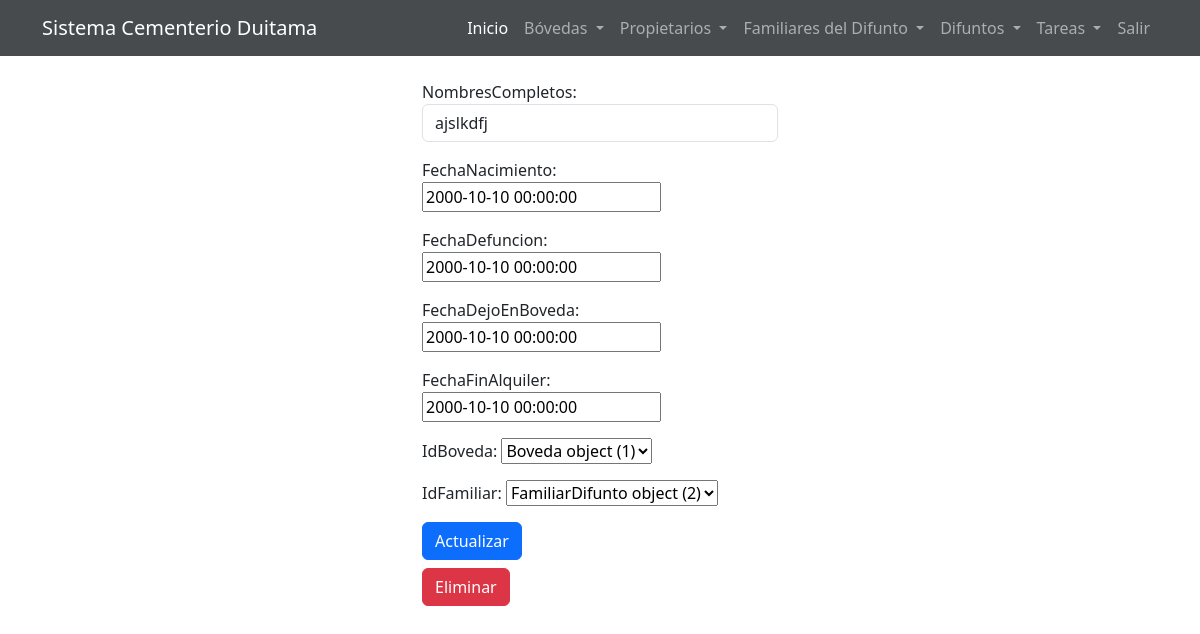
/difuntos/1/ (signed in), run on an earlier commit of the app's database.
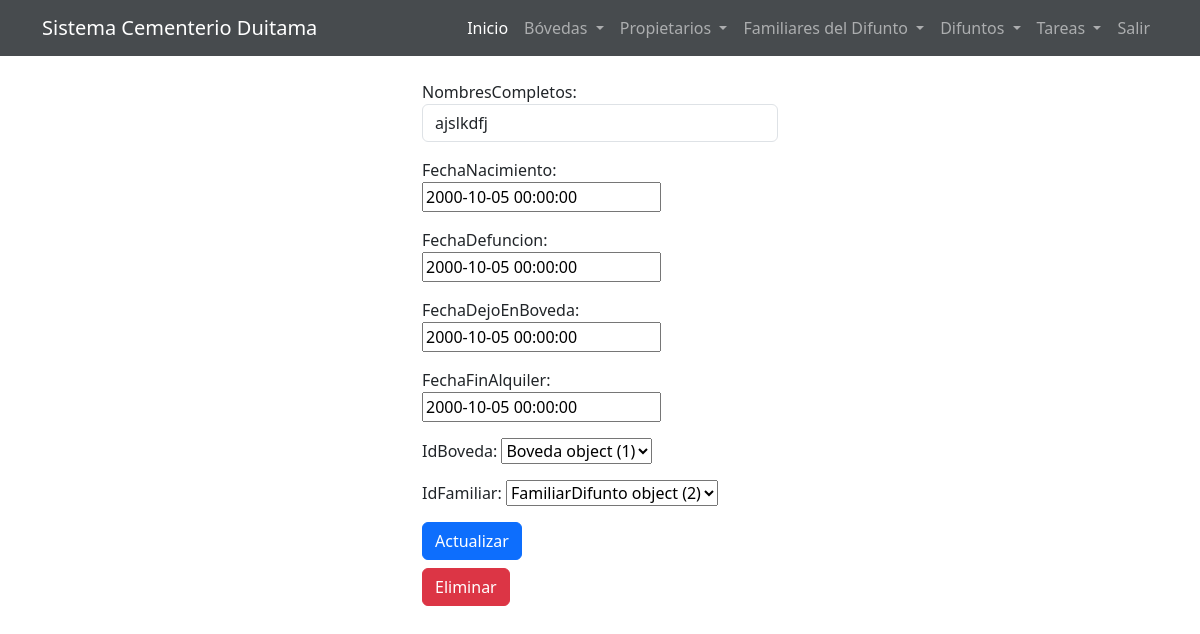
And on a later commit of the database.
### tasks/models.py (models this page shows)
class Difunto(models.Model):
    nombresCompletos = models.CharField(max_length=100)
    fechaNacimiento = models.DateTimeField()
    fechaDefuncion = models.DateTimeField()
    fechaDejoEnBoveda = models.DateTimeField()
    fechaFinAlquiler = models.DateTimeField(null=True, blank=True)
    idBoveda = models.ForeignKey(Boveda, on_delete=models.CASCADE)
    idFamiliar = models.ForeignKey(FamiliarDifunto, on_delete=models.CASCADE)
    user = models.ForeignKey(User, on_delete=models.CASCADE)

### tasks/views.py (the view, shortened to what this page needs)
# urls.py: path('difuntos/<int:difunto_id>/', views.difunto_detail, name='difunto_detail'),
@login_required
def difunto_detail(request, difunto_id):
    if request.method == 'GET':
        difunto = get_object_or_404(
            Difunto, pk=difunto_id, user=request.user)
        form = DifuntoForm(instance=difunto)
        return render(request, 'difunto_detail.html', {'difunto': difunto, 'form': form})

### tasks/forms.py
class DifuntoForm(forms.ModelForm):
    class Meta:
        model = Difunto
        fields = ['nombresCompletos', 'fechaNacimiento',
                  'fechaDefuncion', 'fechaDejoEnBoveda', 'fechaFinAlquiler', 'idBoveda', 'idFamiliar']
        widgets = {
            'nombresCompletos':  forms.TextInput(attrs={'class': 'form-control', 'placeholder': 'Escribe los nombres completos'}),
        }

### tasks/templates/difunto_detail.html (shortened to what this page needs)
{% extends 'base.html' %}
{% block content %}
    <main class="container">
        <div class="row">
            <div class="col-md-4 offset-md-4">
                <div class="mt-4">
                    <form action="{% url 'update_difunto' difunto.id %}" method="POST">
                        {{form.as_p}}
                        <button class="btn btn-primary">
                            Actualizar
                        </button>
                    </form>
                    <div class="mt-2">
                        <form action="{% url 'delete_difunto' difunto.id %}" method="POST">
                            <button class="btn btn-danger">
                                Eliminar
                            </button>
                        </form>
                    </div>
                </div>
            </div>
        </div>
    </main>
{% endblock %}

What changed in the data, as far as the page shows it:
changed Difunto "ajslkdfj": fechaNacimiento "2000-10-10 00:00:00" → "2000-10-05 00:00:00"; fechaDefuncion "2000-10-10 00:00:00" → "2000-10-05 00:00:00"; fechaDejoEnBoveda "2000-10-10 00:00:00" → "2000-10-05 00:00:00"; fechaFinAlquiler "2000-10-10 00:00:00" → "2000-10-05 00:00:00"
